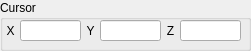
   <widget class="QGroupBox" name="gbCursor">
    <property name="geometry">
     <rect>
      <x>320</x>
      <y>660</y>
      <width>251</width>
      <height>51</height>
     </rect>
    </property>
    <property name="title">
     <string>Cursor</string>
    </property>
    <widget class="QLabel" name="label_10">
     <property name="geometry">
      <rect>
       <x>0</x>
       <y>20</y>
       <width>21</width>
       <height>21</height>
      </rect>
     </property>
     <property name="text">
      <string>X</string>
     </property>
     <property name="alignment">
      <set>Qt::AlignCenter</set>
     </property>
    </widget>
    <widget class="QLineEdit" name="txtXcom">
     <property name="geometry">
      <rect>
       <x>20</x>
       <y>20</y>
       <width>61</width>
       <height>21</height>
      </rect>
     </property>
    </widget>
    <widget class="QLabel" name="label_13">
     <property name="geometry">
      <rect>
       <x>80</x>
       <y>20</y>
       <width>21</width>
       <height>21</height>
      </rect>
     </property>
     <property name="text">
      <string>Y</string>
     </property>
     <property name="alignment">
      <set>Qt::AlignCenter</set>
     </property>
    </widget>
    <widget class="QLineEdit" name="txtYcom">
     <property name="geometry">
      <rect>
       <x>100</x>
       <y>20</y>
       <width>61</width>
       <height>21</height>
      </rect>
     </property>
    </widget>
    <widget class="QLineEdit" name="txtZcom">
     <property name="geometry">
      <rect>
       <x>180</x>
       <y>20</y>
       <width>61</width>
       <height>21</height>
      </rect>
     </property>
    </widget>
    <widget class="QLabel" name="label_8">
     <property name="geometry">
      <rect>
       <x>160</x>
       <y>20</y>
       <width>21</width>
       <height>21</height>
      </rect>
     </property>
     <property name="text">
      <string>Z</string>
     </property>
     <property name="alignment">
      <set>Qt::AlignCenter</set>
     </property>
    </widget>
   </widget>
